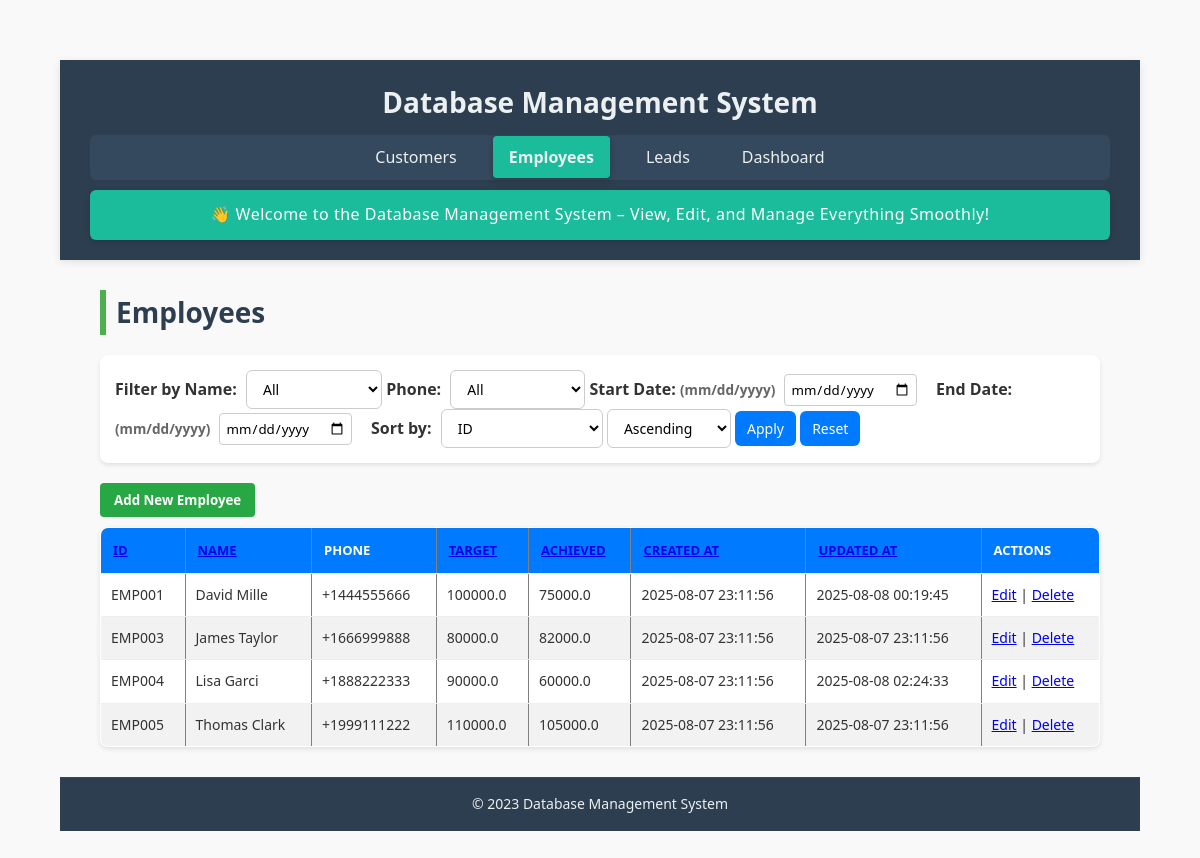
Page /employees on the earlier database version.
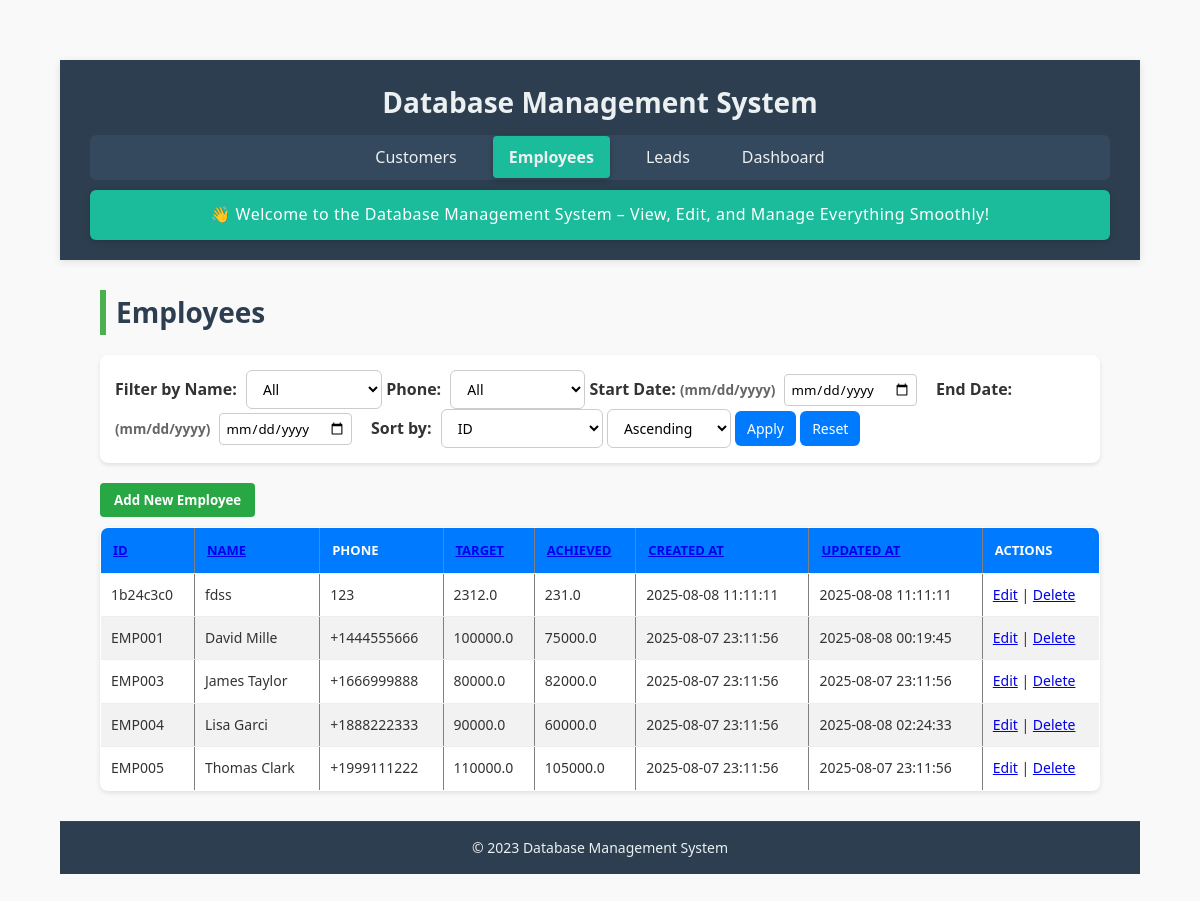
Same page on the later database version.
### tables this page shows
CREATE TABLE employees (
    empId TEXT PRIMARY KEY,
    empName TEXT NOT NULL,
    phoneNo TEXT,
    targetAmount REAL NOT NULL CHECK (targetAmount >= 0),
    achievedAmount REAL NOT NULL CHECK (achievedAmount >= 0),
    createdAt TEXT DEFAULT CURRENT_TIMESTAMP,
    updatedAt TEXT DEFAULT CURRENT_TIMESTAMP
);

### app.py (the view)
@app.route('/employees')
def employees():
    filters = {
        'empName': request.args.get('empName', ''),
        'phoneNo': request.args.get('phoneNo', ''),
        'start_date': request.args.get('start_date', ''),
        'end_date': request.args.get('end_date', '')
    }
    sort_by = request.args.get('sort_by', 'empId')
    sort_order = request.args.get('sort_order', 'asc')
    query = "SELECT * FROM employees WHERE 1=1"
    params = []
    for col in ['empName', 'phoneNo']:
        val = filters[col]
        if val:
            query += f" AND {col} = ?"
            params.append(val)
    if filters['start_date']:
        query += " AND DATE(createdAt) >= ?"
        params.append(filters['start_date'])
    if filters['end_date']:
        query += " AND DATE(createdAt) <= ?"
        params.append(filters['end_date'])
    query += f" ORDER BY {sort_by} {sort_order.upper()}"
    with closing(get_db_connection()) as conn:
        with closing(conn.cursor()) as cursor:
            cursor.execute(query, params)
            employees = cursor.fetchall()
            column_values = {
                'empName': [row['empName'] for row in conn.execute("SELECT DISTINCT empName FROM employees")],
                'phoneNo': [row['phoneNo'] for row in conn.execute("SELECT DISTINCT phoneNo FROM employees")]
            }
    return render_template('employees.html',
                         employees=employees,
                         filters=filters,
                         sort_by=sort_by,
                         sort_order=sort_order,
                         column_values=column_values)

### app.py (called while the page is built)
def get_db_connection():
    conn = sqlite3.connect(DATABASE, timeout=10)
    conn.row_factory = sqlite3.Row
    conn.execute("PRAGMA journal_mode=WAL")
    return conn

### templates/employees.html (shortened to what the changed rows need)
{% extends "base.html" %}
{% block content %}
<h2>Employees</h2>
<table border="1">
    <thead>
        <tr>
            <th>
                <a
                    href="{{ url_for('employees') }}?empName={{ filters.empName }}&phoneNo={{ filters.phoneNo }}&start_date={{ filters.start_date }}&end_date={{ filters.end_date }}&sort_by=empId&sort_order={{ 'asc' if sort_order == 'desc' else 'desc' }}">ID</a>
            </th>
            <th>
                <a
                    href="{{ url_for('employees') }}?empName={{ filters.empName }}&phoneNo={{ filters.phoneNo }}&start_date={{ filters.start_date }}&end_date={{ filters.end_date }}&sort_by=empName&sort_order={{ 'asc' if sort_order == 'desc' else 'desc' }}">Name</a>
            </th>
            <th>Phone</th>
            <th>
                <a
                    href="{{ url_for('employees') }}?empName={{ filters.empName }}&phoneNo={{ filters.phoneNo }}&start_date={{ filters.start_date }}&end_date={{ filters.end_date }}&sort_by=targetAmount&sort_order={{ 'asc' if sort_order == 'desc' else 'desc' }}">Target</a>
            </th>
            <th>
                <a
                    href="{{ url_for('employees') }}?empName={{ filters.empName }}&phoneNo={{ filters.phoneNo }}&start_date={{ filters.start_date }}&end_date={{ filters.end_date }}&sort_by=achievedAmount&sort_order={{ 'asc' if sort_order == 'desc' else 'desc' }}">Achieved</a>
            </th>
            <th>
                <a
                    href="{{ url_for('employees') }}?empName={{ filters.empName }}&phoneNo={{ filters.phoneNo }}&start_date={{ filters.start_date }}&end_date={{ filters.end_date }}&sort_by=createdAt&sort_order={{ 'asc' if sort_order == 'desc' else 'desc' }}">Created
                    At</a>
            </th>
            <th>
                <a
                    href="{{ url_for('employees') }}?empName={{ filters.empName }}&phoneNo={{ filters.phoneNo }}&start_date={{ filters.start_date }}&end_date={{ filters.end_date }}&sort_by=updatedAt&sort_order={{ 'asc' if sort_order == 'desc' else 'desc' }}">Updated
                    At</a>
            </th>
            <th>Actions</th>
        </tr>
    </thead>
    <tbody>
        {% for employee in employees %}
        <tr>
            <td>{{ employee.empId }}</td>
            <td>{{ employee.empName }}</td>
            <td>{{ employee.phoneNo or '' }}</td>
            <td>{{ employee.targetAmount }}</td>
            <td>{{ employee.achievedAmount }}</td>
            <td>{{ employee.createdAt }}</td>
            <td>{{ employee.updatedAt }}</td>
            <td>
                <a href="{{ url_for('edit_employee', emp_id=employee.empId) }}">Edit</a> |
                <a href="{{ url_for('delete_employee', emp_id=employee.empId) }}"
                    onclick="return confirm('Delete this employee?')">Delete</a>
            </td>
        </tr>
        {% endfor %}
    </tbody>
</table>
{% endblock %}

Differences in the rows shown:
added employees: empId "1b24c3c0", empName "fdss", phoneNo "123", targetAmount "2312.0", achievedAmount "231.0", createdAt "2025-08-08 11:11:11", updatedAt "2025-08-08 11:11:11"
